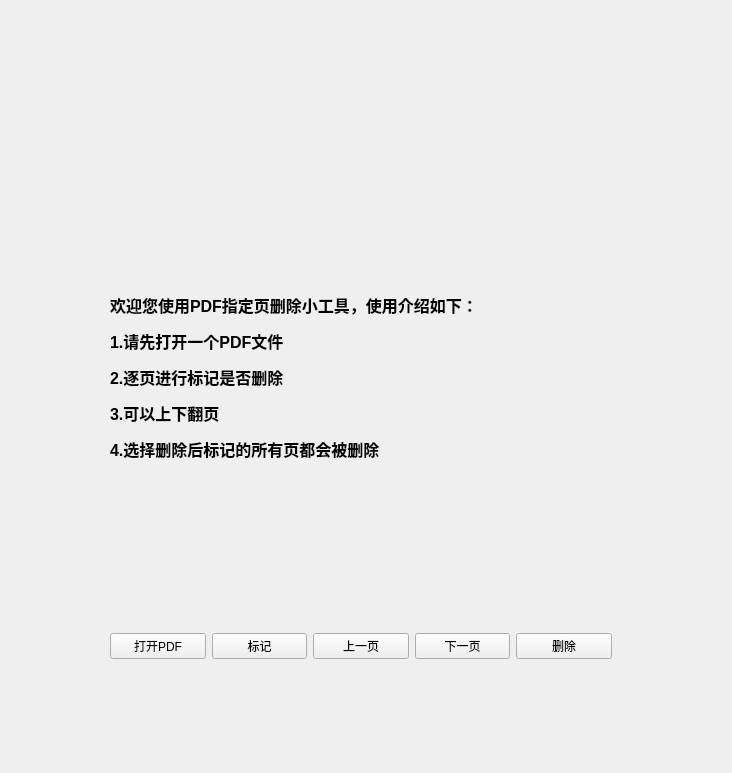
<?xml version="1.0" encoding="UTF-8"?>
<ui version="4.0">
 <class>Form</class>
 <widget class="QWidget" name="Form">
  <property name="geometry">
   <rect>
    <x>0</x>
    <y>0</y>
    <width>732</width>
    <height>773</height>
   </rect>
  </property>
  <property name="sizePolicy">
   <sizepolicy hsizetype="Preferred" vsizetype="Expanding">
    <horstretch>0</horstretch>
    <verstretch>0</verstretch>
   </sizepolicy>
  </property>
  <property name="minimumSize">
   <size>
    <width>450</width>
    <height>0</height>
   </size>
  </property>
  <property name="windowTitle">
   <string>Form</string>
  </property>
  <widget class="QWidget" name="layoutWidget">
   <property name="geometry">
    <rect>
     <x>110</x>
     <y>70</y>
     <width>502</width>
     <height>589</height>
    </rect>
   </property>
   <layout class="QVBoxLayout" name="verticalLayout_2">
    <item>
     <layout class="QVBoxLayout" name="verticalLayout">
      <item>
       <widget class="QLabel" name="label">
        <property name="sizePolicy">
         <sizepolicy hsizetype="Preferred" vsizetype="Preferred">
          <horstretch>0</horstretch>
          <verstretch>0</verstretch>
         </sizepolicy>
        </property>
        <property name="text">
         <string/>
        </property>
        <property name="alignment">
         <set>Qt::AlignCenter</set>
        </property>
       </widget>
      </item>
      <item>
       <widget class="QLabel" name="label_2">
        <property name="text">
         <string/>
        </property>
        <property name="alignment">
         <set>Qt::AlignCenter</set>
        </property>
       </widget>
      </item>
     </layout>
    </item>
    <item>
     <widget class="QLabel" name="label_3">
      <property name="minimumSize">
       <size>
        <width>500</width>
        <height>500</height>
       </size>
      </property>
      <property name="text">
       <string>&lt;!DOCTYPE HTML PUBLIC &quot;-//W3C//DTD HTML 4.0//EN&quot; &quot;http://www.w3.org/TR/REC-html40/strict.dtd&quot;&gt;
&lt;html&gt;&lt;head&gt;&lt;meta name=&quot;qrichtext&quot; content=&quot;1&quot; /&gt;&lt;style type=&quot;text/css&quot;&gt;
p, li { white-space: pre-wrap; }
&lt;/style&gt;&lt;/head&gt;&lt;body style=&quot; font-family:'SimSun'; font-size:9pt; font-weight:400; font-style:normal;&quot;&gt;
&lt;p align=&quot;justify&quot; style=&quot; margin-top:12px; margin-bottom:12px; margin-left:0px; margin-right:0px; -qt-block-indent:0; text-indent:0px;&quot;&gt;&lt;span style=&quot; font-size:12pt; font-weight:600;&quot;&gt;欢迎您使用PDF指定页删除小工具，使用介绍如下：&lt;/span&gt;&lt;/p&gt;
&lt;p align=&quot;justify&quot; style=&quot; margin-top:12px; margin-bottom:12px; margin-left:0px; margin-right:0px; -qt-block-indent:0; text-indent:0px;&quot;&gt;&lt;span style=&quot; font-size:12pt; font-weight:600;&quot;&gt;1.请先打开一个PDF文件&lt;/span&gt;&lt;/p&gt;
&lt;p align=&quot;justify&quot; style=&quot; margin-top:12px; margin-bottom:12px; margin-left:0px; margin-right:0px; -qt-block-indent:0; text-indent:0px;&quot;&gt;&lt;span style=&quot; font-size:12pt; font-weight:600;&quot;&gt;2.逐页进行标记是否删除&lt;/span&gt;&lt;/p&gt;
&lt;p align=&quot;justify&quot; style=&quot; margin-top:12px; margin-bottom:12px; margin-left:0px; margin-right:0px; -qt-block-indent:0; text-indent:0px;&quot;&gt;&lt;span style=&quot; font-size:12pt; font-weight:600;&quot;&gt;3.可以上下翻页&lt;/span&gt;&lt;/p&gt;
&lt;p align=&quot;justify&quot; style=&quot; margin-top:12px; margin-bottom:12px; margin-left:0px; margin-right:0px; -qt-block-indent:0; text-indent:0px;&quot;&gt;&lt;span style=&quot; font-size:12pt; font-weight:600;&quot;&gt;4.选择删除后标记的所有页都会被删除&lt;/span&gt;&lt;/p&gt;&lt;/body&gt;&lt;/html&gt;</string>
      </property>
     </widget>
    </item>
    <item>
     <layout class="QHBoxLayout" name="horizontalLayout">
      <item>
       <widget class="QPushButton" name="pushButton_5">
        <property name="text">
         <string>打开PDF</string>
        </property>
       </widget>
      </item>
      <item>
       <widget class="QPushButton" name="pushButton">
        <property name="text">
         <string>标记</string>
        </property>
       </widget>
      </item>
      <item>
       <widget class="QPushButton" name="pushButton_2">
        <property name="text">
         <string>上一页</string>
        </property>
       </widget>
      </item>
      <item>
       <widget class="QPushButton" name="pushButton_3">
        <property name="text">
         <string>下一页</string>
        </property>
       </widget>
      </item>
      <item>
       <widget class="QPushButton" name="pushButton_4">
        <property name="text">
         <string>删除</string>
        </property>
       </widget>
      </item>
     </layout>
    </item>
   </layout>
  </widget>
 </widget>
 <resources/>
 <connections/>
</ui>
